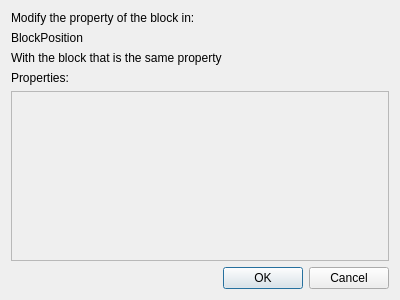
<?xml version="1.0" encoding="UTF-8"?>
<ui version="4.0">
 <class>PropertyModifyUI</class>
 <widget class="QWidget" name="PropertyModifyUI">
  <property name="geometry">
   <rect>
    <x>0</x>
    <y>0</y>
    <width>400</width>
    <height>300</height>
   </rect>
  </property>
  <property name="windowTitle">
   <string>Modify Property of Block(s)</string>
  </property>
  <layout class="QVBoxLayout" name="verticalLayout">
   <item>
    <widget class="QLabel" name="label">
     <property name="text">
      <string>Modify the property of the block in:</string>
     </property>
    </widget>
   </item>
   <item>
    <widget class="QLabel" name="positionLabel">
     <property name="text">
      <string notr="true">BlockPosition</string>
     </property>
    </widget>
   </item>
   <item>
    <widget class="QLabel" name="sameLabel">
     <property name="text">
      <string>With the block that is the same property</string>
     </property>
    </widget>
   </item>
   <item>
    <widget class="QLabel" name="label_2">
     <property name="text">
      <string>Properties:</string>
     </property>
    </widget>
   </item>
   <item>
    <widget class="QScrollArea" name="scrollArea">
     <property name="widgetResizable">
      <bool>true</bool>
     </property>
     <widget class="QWidget" name="scrollAreaWidgetContents">
      <property name="geometry">
       <rect>
        <x>0</x>
        <y>0</y>
        <width>388</width>
        <height>150</height>
       </rect>
      </property>
     </widget>
    </widget>
   </item>
   <item>
    <widget class="QDialogButtonBox" name="buttonBox">
     <property name="standardButtons">
      <set>QDialogButtonBox::StandardButton::Cancel|QDialogButtonBox::StandardButton::Ok</set>
     </property>
    </widget>
   </item>
  </layout>
 </widget>
 <resources/>
 <connections/>
</ui>
